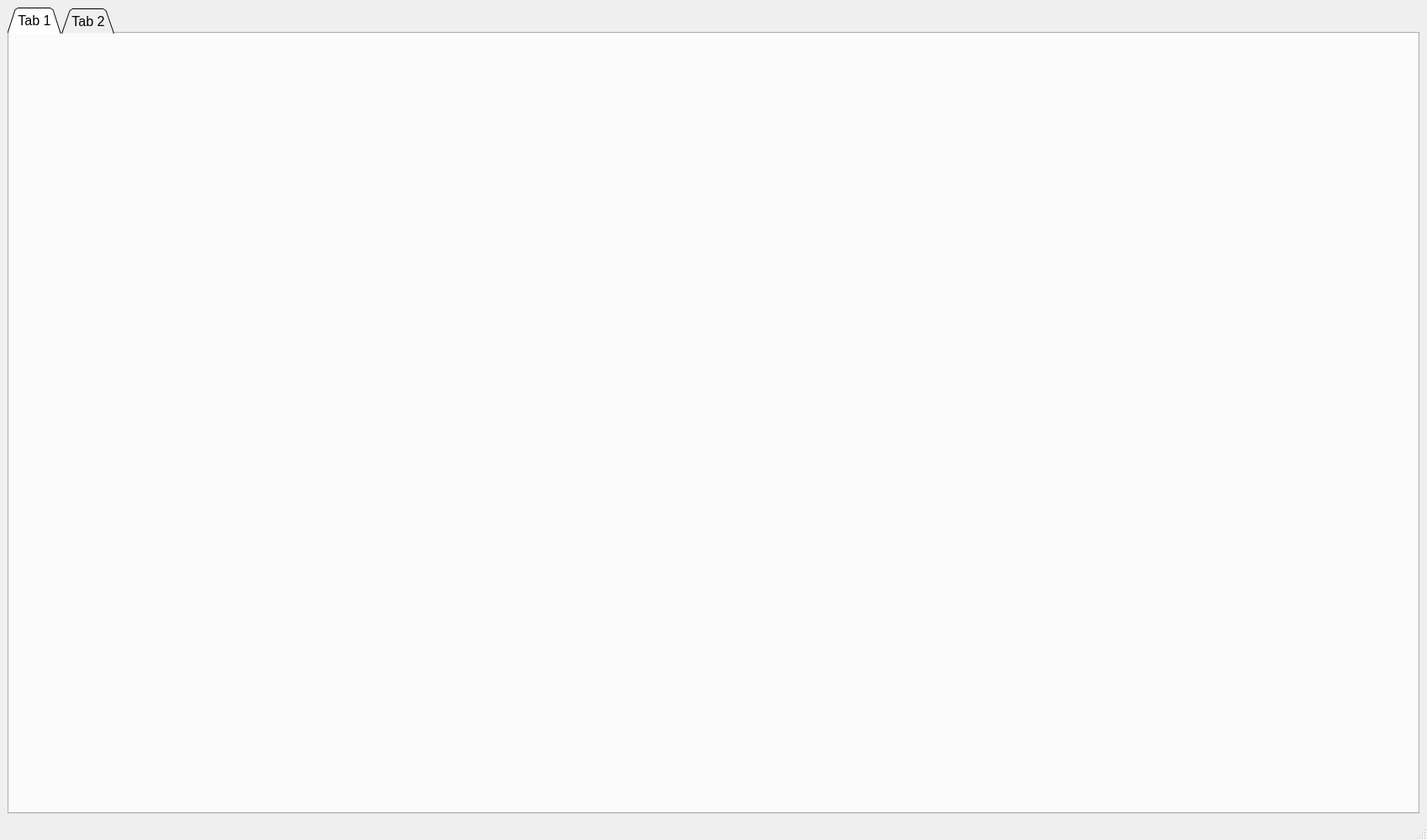
<?xml version="1.0" encoding="UTF-8"?>
<ui version="4.0">
 <class>MainWindow</class>
 <widget class="QMainWindow" name="MainWindow">
  <property name="geometry">
   <rect>
    <x>0</x>
    <y>0</y>
    <width>1697</width>
    <height>999</height>
   </rect>
  </property>
  <property name="windowTitle">
   <string>MainWindow</string>
  </property>
  <widget class="QWidget" name="centralwidget">
   <layout class="QVBoxLayout" name="verticalLayout_2">
    <item>
     <layout class="QVBoxLayout" name="verticalLayout">
      <item>
       <widget class="QTabWidget" name="tabWidget">
        <property name="font">
         <font>
          <family>Arial</family>
          <pointsize>12</pointsize>
         </font>
        </property>
        <property name="cursor">
         <cursorShape>ArrowCursor</cursorShape>
        </property>
        <property name="tabShape">
         <enum>QTabWidget::Triangular</enum>
        </property>
        <property name="currentIndex">
         <number>0</number>
        </property>
        <widget class="TaskOneWidget" name="taskOne">
         <attribute name="title">
          <string>Tab 1</string>
         </attribute>
        </widget>
        <widget class="TaskTwoWidget" name="taskTwo">
         <attribute name="title">
          <string>Tab 2</string>
         </attribute>
        </widget>
       </widget>
      </item>
     </layout>
    </item>
   </layout>
  </widget>
  <widget class="QMenuBar" name="menubar">
   <property name="geometry">
    <rect>
     <x>0</x>
     <y>0</y>
     <width>1697</width>
     <height>26</height>
    </rect>
   </property>
  </widget>
  <widget class="QStatusBar" name="statusbar"/>
 </widget>
 <customwidgets>
  <customwidget>
   <class>TaskOneWidget</class>
   <extends>QWidget</extends>
   <header>widgets/taskonewidget.h</header>
   <container>1</container>
  </customwidget>
  <customwidget>
   <class>TaskTwoWidget</class>
   <extends>QWidget</extends>
   <header>widgets/tasktwowidget.h</header>
   <container>1</container>
  </customwidget>
 </customwidgets>
 <resources/>
 <connections/>
</ui>
